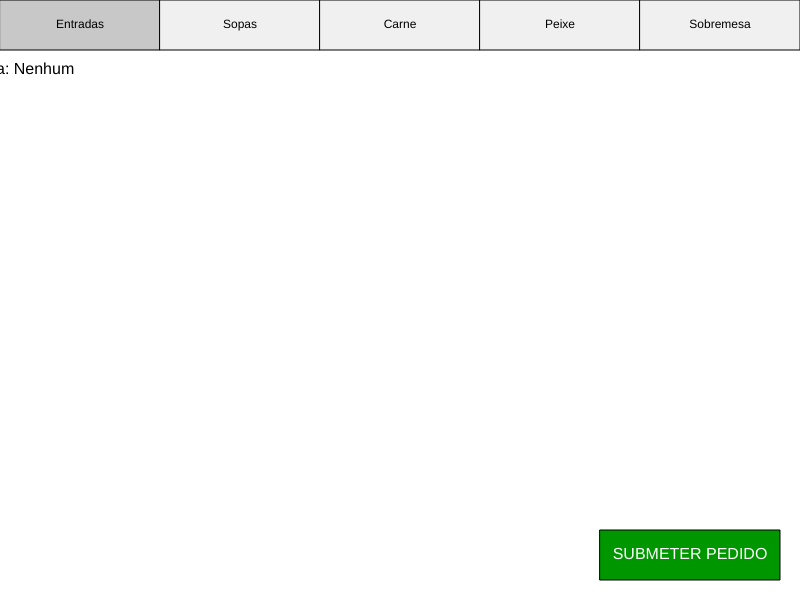
Frame 1 (no input)
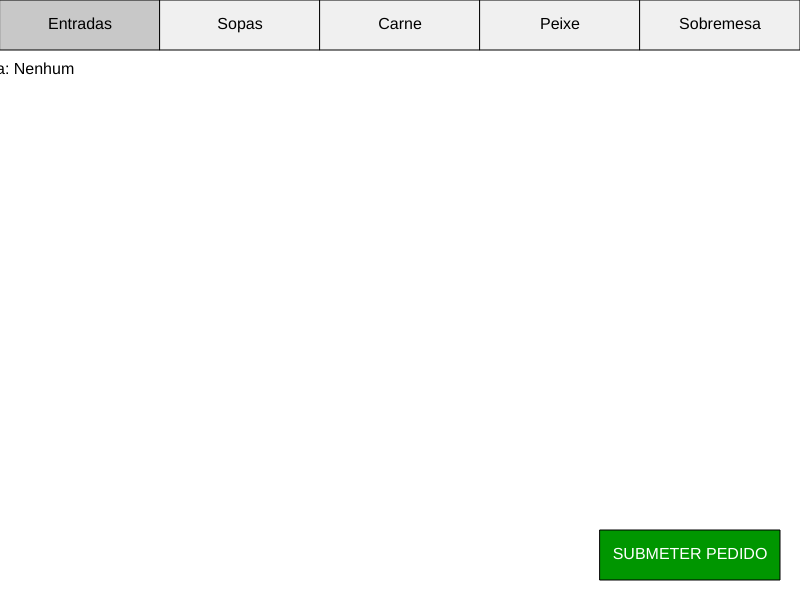
Frame 60 (no input)
Frame 120 (the mouse pressed at the canvas centre since frame 60): identical to frame 60, image omitted

The p5.js sketch that drew these frames (run headless with seeded random() and noise() and a simulated clock; from frame 60 on, the mouse is pressed at the canvas centre):

// p5.js sketch
// ── sketch.js
let menuItems = [];
let currentCategory = 'Entradas';
let categories = ['Entradas', 'Sopas', 'Carne', 'Peixe', 'Sobremesa'];
let mesa = ""; // Requisito: Selecionar número da mesa [cite: 55]
let carrinho = [];

function setup() {
  createCanvas(800, 600);
}

function draw() {
  background(255);
  desenharCategorias();
  
  // Mostrar mesa selecionada [cite: 55]
  fill(0);
  textSize(16);
  text("Mesa: " + (mesa || "Nenhum"), 20, 70);
  
  desenharBotaoSubmeter();
}

function desenharCategorias() {
  for (let i = 0; i < categories.length; i++) {
    fill(categories[i] === currentCategory ? 200 : 240);
    rect(i * 160, 0, 160, 50);
    fill(0);
    textAlign(CENTER, CENTER);
    text(categories[i], i * 160 + 80, 25);
  }
}

function desenharBotaoSubmeter() {
  // Botão de submissão claramente identificado 
  fill(0, 150, 0);
  rect(600, 530, 180, 50);
  fill(255);
  text("SUBMETER PEDIDO", 690, 555);
}

// Função para simular o reset após submeter 
function finalizarPedido() {
  alert("Pedido enviado com sucesso!");
  mesa = "";
  carrinho = [];
  // Reset da interface para novo pedido 
}
